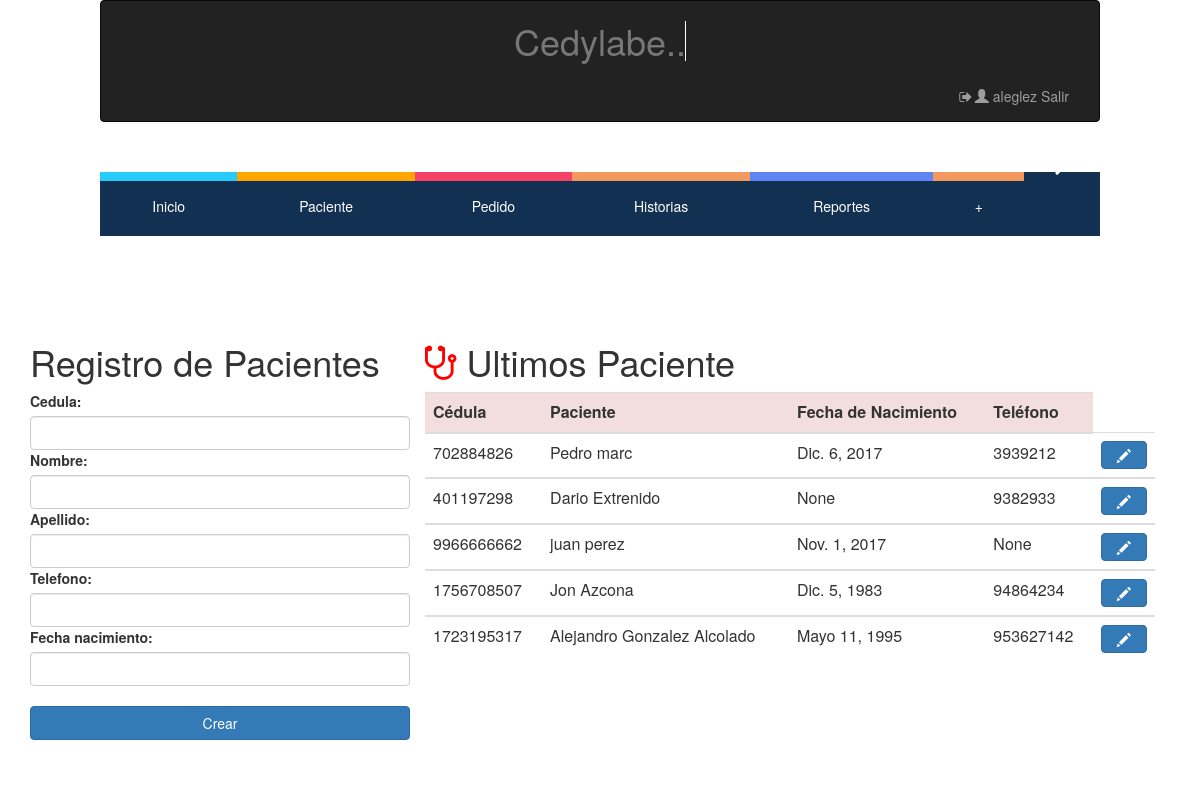
/crear/paciente/ (signed in), run on an earlier commit of the app's database.
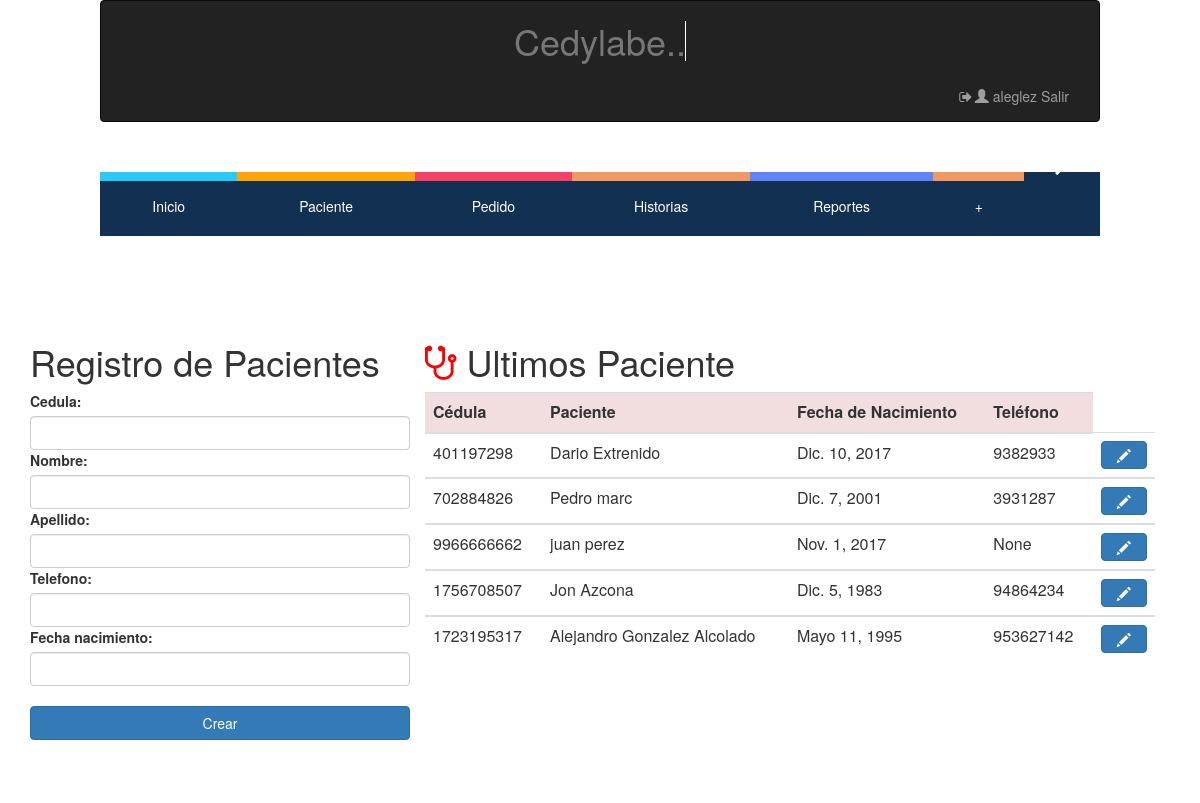
And on a later commit of the database.
### hcapp/models.py (models this page shows, shortened)
class Paciente (models.Model):
    Cedula = models.IntegerField(null=False, blank=False, unique=True, error_messages={'unique':"Ya existe un paciente con esta cédula en el sistema"}) # es necesaria?
    Nombre = models.CharField(max_length=128, null=False, blank=False)
    Apellido = models.CharField(max_length=128, null=False, blank=False)
    Telefono = models.IntegerField(validators=[MaxValueValidator(9999999999)], null=True, blank=True)
    Fecha_nacimiento= models.DateField(null= True, blank=True)
    Fecha_ingreso= models.DateField(auto_now=True, auto_now_add=False)
    '''def save(self, *args, **kwargs):
        if not self.Edad:
            self.Edad = calculate_age(self.Fecha_nacimiento)
        super(Paciente, self).save(*args, **kwargs)'''

### hcapp/views.py (the view)
# urls.py: url(r'^crear/paciente/$',login_required(views.CrearPaciente.as_view()) ,name="Crear-Paciente"),
class CrearPaciente(generic.CreateView):
    model = Paciente
    fields = ['Cedula','Nombre','Apellido','Telefono','Fecha_nacimiento']
    template_name_suffix ='_form'
    success_url =reverse_lazy('hcapp:Crear-Paciente')
    def get_form(self, form_class=None ):
        form = super(CrearPaciente, self).get_form(form_class)
        form.fields['Cedula'].validators=[validar_cedula]
        for x, y in form.fields.items():
            form.fields[x].widget.attrs.update({'class': 'form-control'})
        return form
    def get_context_data(self, **kwargs):
        ctx = super(CrearPaciente, self).get_context_data(**kwargs)
        ultimos=Paciente.objects.all().order_by('-Fecha_ingreso')[:10]
        ctx['ultimos'] = ultimos
        return ctx

### hcapp/templates/hcapp/paciente_form.html (shortened to what this page needs)
{% extends "hcapp/index.html" %}
{% load staticfiles %}
{% block contenido %}
<div class="container">
  <div class="col-md-4">
    <form name="formulario_pacientes" method="post">
      <div class="form-group row">
        <h1><center>Registro de Pacientes</center></h1>
          <div>
            {% include 'hcapp/form_template.html' %}
           <br>
            <button class="btn btn-primary btn-block"> Crear </button>
          <br>
          </div>
      </div>
    </form>
  </div>
  <div class="col-md-8">
    <table class="table Contextual Classes" border="0">
      <thead>
      <tr colspan="4" align="center"><center><h1><i class="fa fa-stethoscope" style="font-size:40px;color: red;"></i> Ultimos Paciente</h1></center></tr>
        <tr class="danger">
          <th>Cédula   </th>
          <th>Paciente </th>
          <th>Fecha de Nacimiento </th>
          <th>Teléfono </th>
        </tr>
      </thead>
       {% for paciente in ultimos %}
      <tbody>
        <tr>
          <td>
            {{paciente.Cedula}}
          </td>
          <td>
            {{paciente.Nombre }}  {{paciente.Apellido}}
          </td>
          <td>
            {{paciente.Fecha_nacimiento}}
          </td>
          <td>
            {{paciente.Telefono}}
          </td>
          <th>
            <button class="btn btn-primary btn-block" type="button" id="modificar_paciente"  onclick="window.location.href='/editar/paciente/{{ paciente.pk }}'">  <span class="glyphicon glyphicon-pencil"></span></button>
          </th>
        </tr>
      </tbody>
      {% endfor %}
    </table>
  </div>
</div>
{% endblock contenido %}

What changed in the data, as far as the page shows it:
changed Paciente "Dario": Fecha_nacimiento "None" → "Dic. 10, 2017"; moves up the list
changed Paciente "Pedro": Fecha_nacimiento "Dic. 6, 2017" → "Dic. 7, 2001"; Telefono "3939212" → "3931287"
